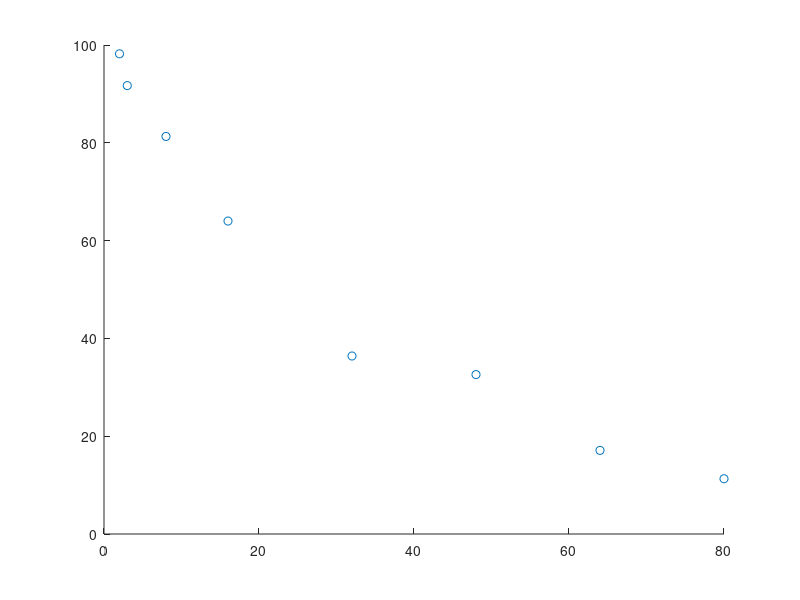
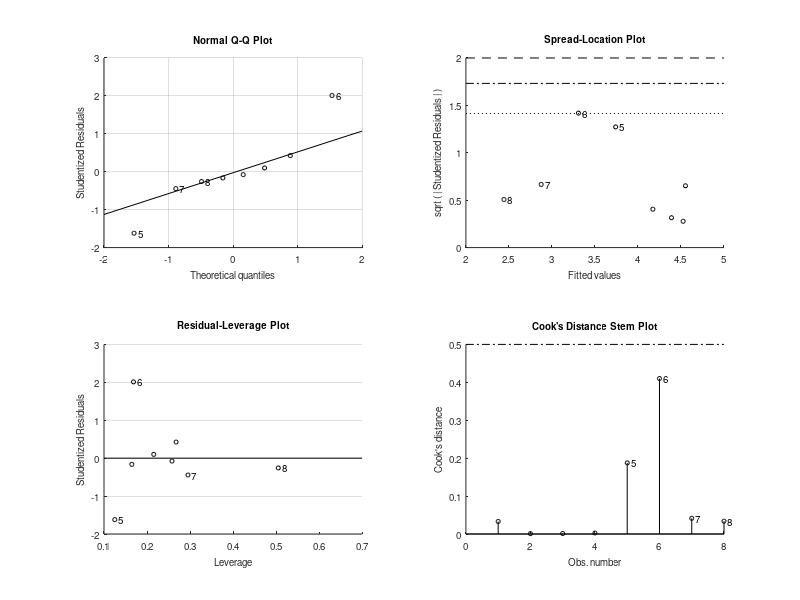

Recreate these plots in MATLAB, in order. (Note: this script raises an error after producing the figures.)
% Data Analysis 2020
% Chapter 5 Excerise 6
% Non linear regression
% Nick Kaparinos
close all;
clc;
clear;

data = [1 2 98.2;2 3 91.7;3 8 81.3;4 16 64.0; 5 32 36.4;6 48 32.6;7 64 17.1;8 80 11.3];

X = data(:,2);
Y = data(:,3);

Ytrans = log(Y);

% A
% Data Scatterplot
figure(1)
scatter(X,Y)
hold on;

% Exponential
exponential = @(b,x)( b(1)*exp(b(2)*x) );

% Compute regression model
regressionModel = fitlm(X,Ytrans);

b = table2array(regressionModel.Coefficients);
b = b(:,1);

b(1) = exp(b(1));

pred = exponential(b,X);
plot(X,pred);
title("Exponential");
mse = sum((Y - pred).^2)/(length(X)-2);

% Plot diagnostic plot of standardised error
ei_standard = (Y - pred)/sqrt(mse);
figure(2)
scatter(Y,ei_standard);
hold on;
plot(Y,repmat(2,1,length(Y)));
hold on;
plot(Y,repmat(0,1,length(Y)));
hold on;
plot(Y,repmat(-2,1,length(Y)));
title("Exponential regression standardised error");


